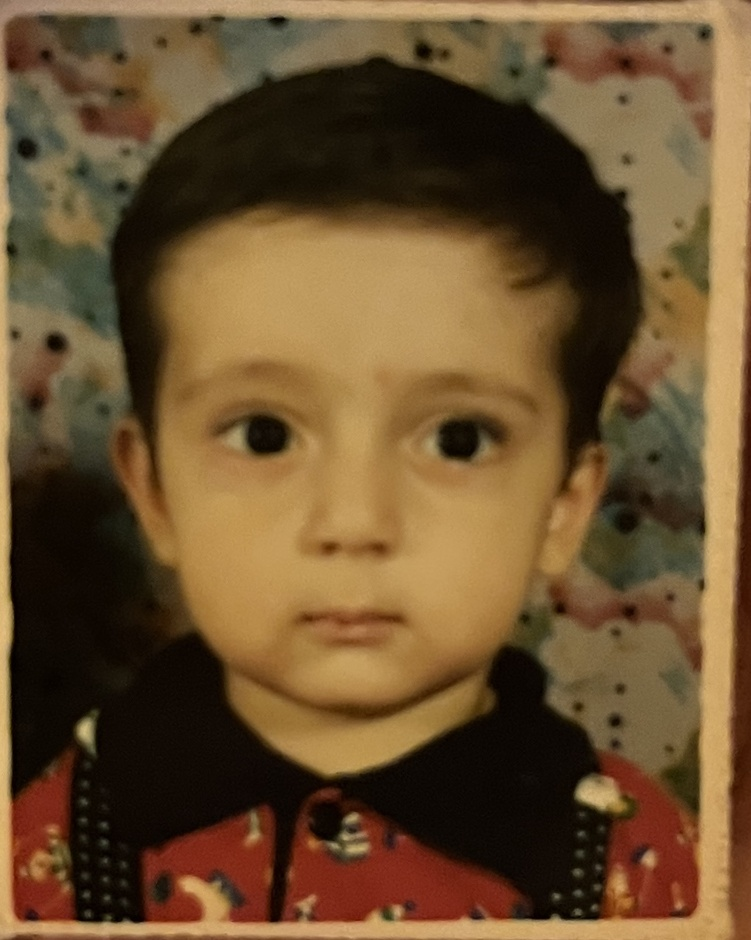
#> input picture HW2/image.jpg, 751 x 940 px, shrunk from 1017 x 1273 before the run
$ python app.py
#> lines starting #> are read from the running program, lines starting #| are printed output that depends on the picture
import matplotlib.pyplot as plt
import matplotlib.image as mpimg
import numpy as np


ROWS = 2
COLUMNS = 2

# create a figure
fig = plt.figure(figsize=(10, 7))


# import the image
originalImage = mpimg.imread('image.jpg')
#> originalImage is the input picture: shape (940, 751, 3); mean R, G, B 106.7, 80.2, 47.7


# convert image into Unsigned integer then show it
convertedImage = originalImage.astype(np.uint8)

# Adds a subplot at the 1st position
fig.add_subplot(ROWS, COLUMNS, 1)
# showing original image
plt.imshow(originalImage)
plt.axis('off')
plt.title('Original Image')


# Adds a subplot at the 2nd position
fig.add_subplot(ROWS, COLUMNS, 2)
# showing converted image
plt.imshow(convertedImage)
plt.axis('off')
plt.title('Converted Image')


# # Adds another subplot at the 3rd position
fig.add_subplot(ROWS, COLUMNS, 3)

# Write histogram for converted image
histogram, bin_edges = np.histogram(convertedImage.ravel(), 256, [0, 256])
#> histogram = 256 values, max 31481 at index 4, min 0 at index 229, mean 8272.7; bin_edges = 257 values from 0 to 256
plt.title("Grayscale Histogram")
plt.xlabel("grayscale value")
plt.ylabel('pixel count')
plt.xlim([0, 256])


plt.plot(bin_edges[0:-1], histogram)


# initialize the array to store histogram
myHistogram = np.zeros(256, np.uint8)

# get the row and column of the image
row, col = convertedImage.shape[0], convertedImage.shape[1]
#> row = 940; col = 751

print(row, col)
#| 940 751

# creates the histogram of the image
for i in range(0, int(row / 8)):
    for j in range(0, int(col / 8)):
        myHistogram[convertedImage[i, j]] += 1

# Adds the last subplot at the 4th position
fig.add_subplot(ROWS, COLUMNS, 4)

plt.title("My Grayscale Histogram")
plt.xlabel("grayscale value")
plt.ylabel('pixel count')
plt.xlim([0, 256])


plt.plot(myHistogram)


plt.show()
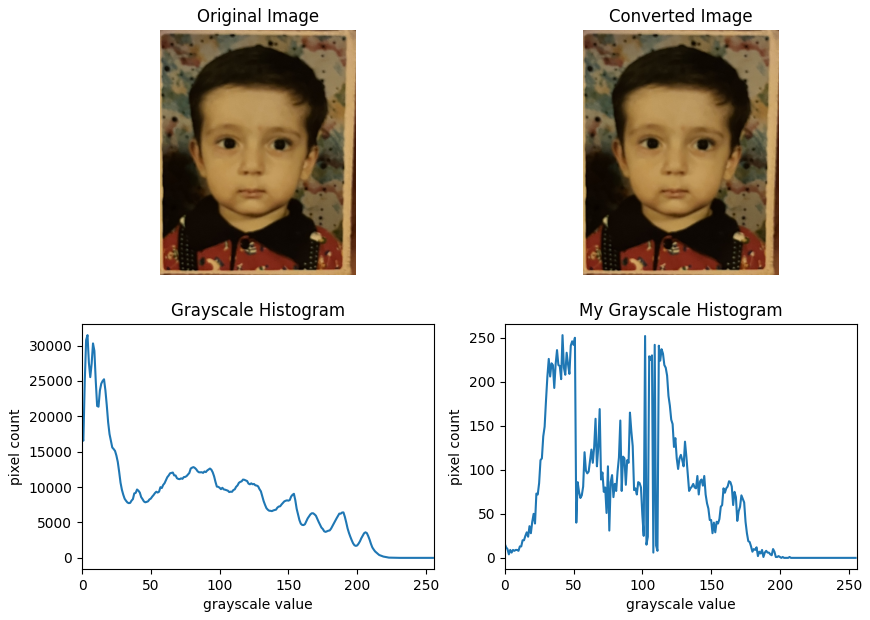
#> figure drawn by matplotlib, 4 panels; panel 3: curve peaks at x = 4, y = 31481; panel 4: curve peaks at x = 42, y = 253
